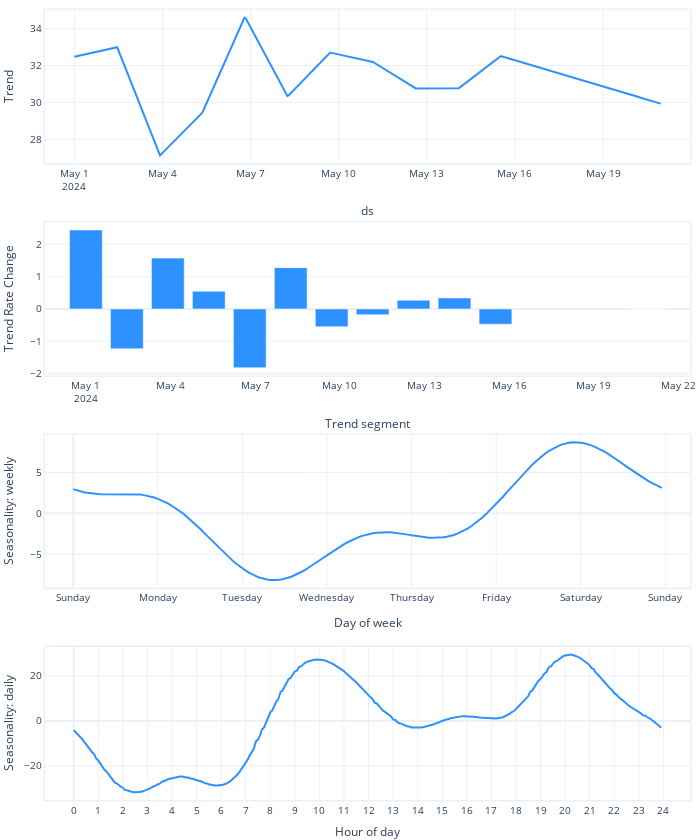

Here is the notebook cell this chart was saved with:
### Code cell
model.plot_parameters()

### Figure 1 — Plotly figure (JSON) as saved in the notebook; plotly's stock layout.template omitted (floating-point values rounded to 4 significant figures; data arrays with more than 128 entries replaced by an {"elided": "..."} marker saying what was removed)
{"data": [{"fill": "none", "line": {"color": "#2d92ff", "width": 2}, "mode": "lines", "name": "Trend", "type": "scatter", "x": {"elided": "480 str values"}, "xaxis": "x", "y": {"elided": "480 float values"}, "yaxis": "y"}, {"marker": {"color": "#2d92ff"}, "name": "Trend Rate Change", "type": "bar", "x": ["2024-05-01T00:00:00", "2024-05-02T10:50:10.909091", "2024-05-03T21:40:21.818182", "2024-05-05T08:30:32.727273", "2024-05-06T19:20:43.636364", "2024-05-08T06:10:54.545455", "2024-05-09T17:01:05.454545", "2024-05-11T03:51:16.363636", "2024-05-12T14:41:27.272727", "2024-05-14T01:31:38.181818", "2024-05-15T12:21:49.090909", "2024-05-20T23:00:00"], "xaxis": "x2", "y": [2.446, -1.233, 1.574, 0.5487, -1.819, 1.279, -0.5499, -0.1782, 0.2705, 0.3424, -0.4699, 0], "yaxis": "y2"}, {"fill": "none", "line": {"color": "#2d92ff", "width": 2}, "mode": "lines", "name": "weekly", "type": "scatter", "x": {"elided": "168 int values"}, "xaxis": "x3", "y": {"elided": "168 float values"}, "yaxis": "y3"}, {"fill": "none", "line": {"color": "#2d92ff", "width": 2}, "mode": "lines", "name": "daily", "type": "scatter", "x": {"elided": "288 int values"}, "xaxis": "x4", "y": {"elided": "288 float values"}, "yaxis": "y4"}], "layout": {"autosize": true, "font": {"size": 10}, "height": 840, "hovermode": "x unified", "margin": {"b": 0, "l": 0, "pad": 0, "r": 10, "t": 10}, "showlegend": false, "title": {"font": {"size": 12}}, "width": 700, "xaxis": {"anchor": "y", "domain": [0, 1], "linewidth": 1.5, "mirror": true, "range": ["2024-04-30T00:00:00", "2024-05-21T23:00:00"], "showline": true, "title": {"text": "ds"}, "type": "date"}, "xaxis2": {"anchor": "y2", "domain": [0, 1], "linewidth": 1.5, "mirror": true, "range": ["2024-04-29T13:09:49.090909", "2024-05-22T09:50:10.909091"], "showline": true, "title": {"text": "Trend segment"}, "type": "date"}, "xaxis3": {"anchor": "y3", "domain": [0, 1], "linewidth": 1.5, "mirror": true, "range": [-8, 175], "showline": true, "tickmode": "array", "ticktext": ["Sunday", "Monday", "Tuesday", "Wednesday", "Thursday", "Friday", "Saturday", "Sunday", "Sunday"], "tickvals": [0, 24, 48, 72, 96, 120, 144, 168, 192], "title": {"text": "Day of week"}}, "xaxis4": {"anchor": "y4", "domain": [0, 1], "linewidth": 1.5, "mirror": true, "range": [-14, 301], "showline": true, "tickmode": "array", "ticktext": [0, 1, 2, 3, 4, 5, 6, 7, 8, 9, 10, 11, 12, 13, 14, 15, 16, 17, 18, 19, 20, 21, 22, 23, 24], "tickvals": [0, 12, 24, 36, 48, 60, 72, 84, 96, 108, 120, 132, 144, 156, 168, 180, 192, 204, 216, 228, 240, 252, 264, 276, 288], "title": {"text": "Hour of day"}}, "yaxis": {"anchor": "x", "domain": [0.8063, 1], "linewidth": 1.5, "mirror": true, "rangemode": "normal", "showline": true, "title": {"text": "Trend"}}, "yaxis2": {"anchor": "x2", "domain": [0.5375, 0.7312], "linewidth": 1.5, "mirror": true, "rangemode": "normal", "showline": true, "title": {"text": "Trend Rate Change"}}, "yaxis3": {"anchor": "x3", "domain": [0.2687, 0.4625], "linewidth": 1.5, "mirror": true, "rangemode": "normal", "showline": true, "title": {"text": "Seasonality: weekly"}}, "yaxis4": {"anchor": "x4", "domain": [0, 0.1938], "linewidth": 1.5, "mirror": true, "rangemode": "normal", "showline": true, "title": {"text": "Seasonality: daily"}}}}
